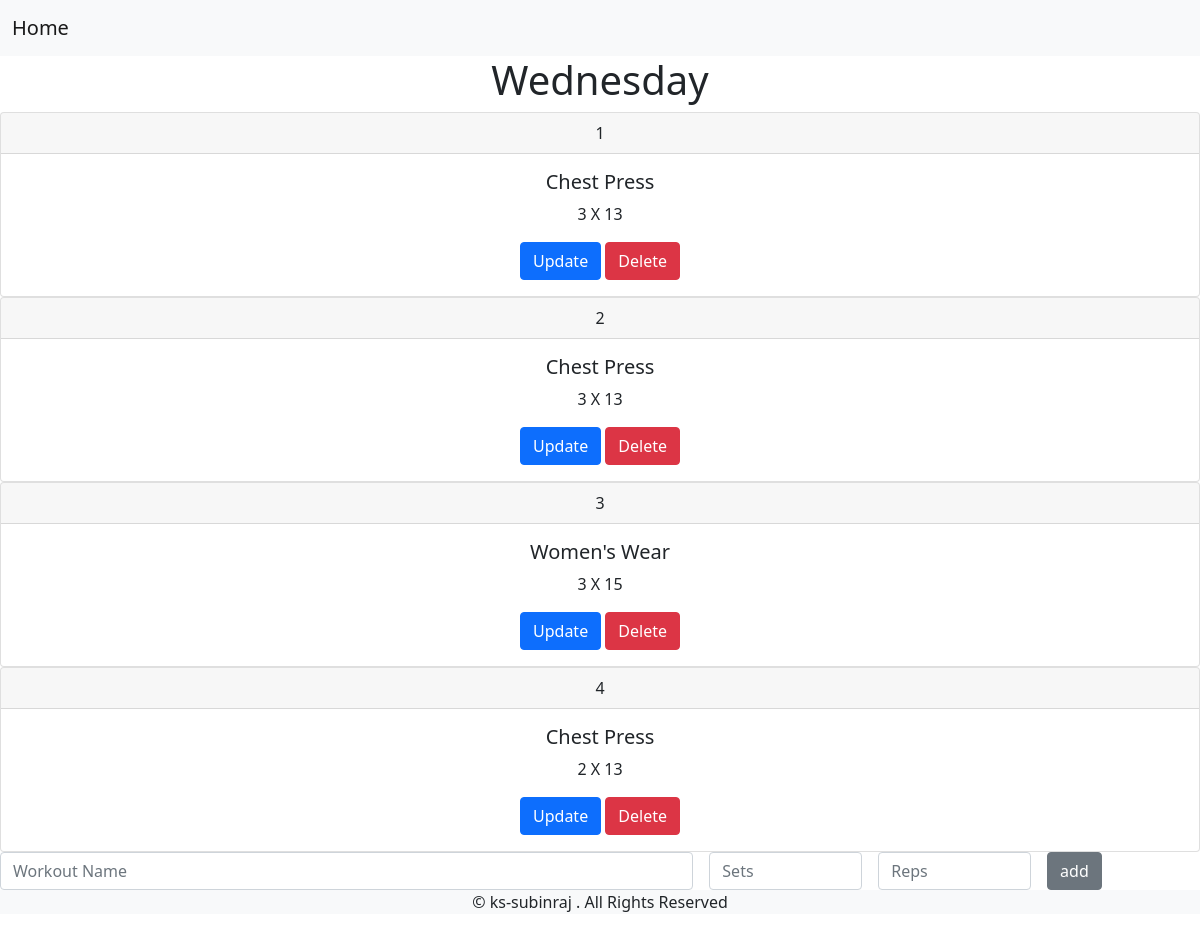
Page /wednesday on the earlier database version.
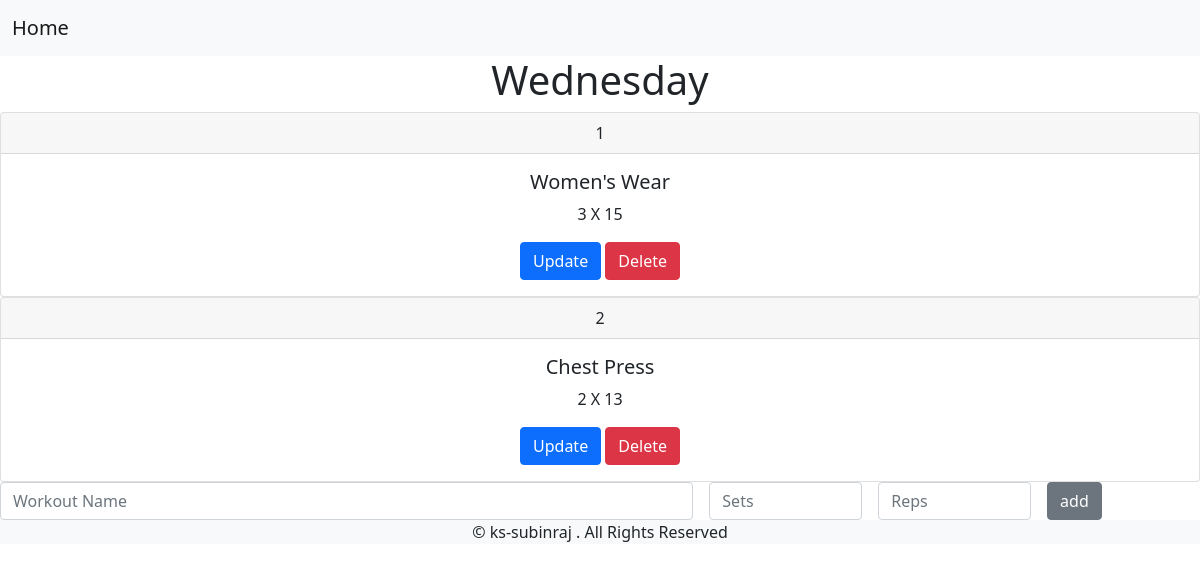
Same page on the later database version.
### fitapp/models.py (models this page shows)
class Workout(models.Model):
    Monday = 'monday'
    Tuesday = 'tuesday'
    Wednesday = 'wednesday'
    Thursday = 'thursday'
    Friday = 'friday'
    Saturday = 'saturday'
    Sunday = 'sunday'
    DAY_CHOICES = [
        (Monday, 'Monday'),
        (Tuesday, 'Tuesday'),
        (Wednesday, 'Wednesday'),
        (Thursday, 'Thursday'),
        (Friday, 'Friday'),
        (Saturday, 'Saturday'),
        (Sunday, 'Sunday')
    ]
    Day = models.CharField(
        max_length=10,
        choices=DAY_CHOICES,
        default=1,
    )
    slug = models.SlugField(max_length=100)
    name = models.CharField(max_length=100)
    sets = models.IntegerField(default=3)
    reps = models.IntegerField(default=15)

### fitapp/views.py (the view)
# urls.py: path('',views.main_page_view,name='main_page'),
def main_page_view(request,slug=None):
    obj = None
    if slug is not None:
        obj = Workout.objects.all().filter(slug=slug)
    return render(request,'main_page.html',{'obj':obj,'slug':slug})

### templates/main_page.html (shortened to what this page needs)
{% extends 'base.html' %}
{% block content %}
{% if obj %}
<h1 class="text-center">{{slug|title}}</h1>
{% for i in obj %}
<div class="card text-center">
  <div class="card-header">
    {{ forloop.counter }}
  </div>
  <div class="card-body">
    <h5 class="card-title">{{i.name}}</h5>
    <p class="card-text">{{i.sets}} X {{i.reps}}</p>
    <a href="{% url 'fitapp:update' i.id %}" class="btn btn-primary">Update</a>
    <a href="{% url 'fitapp:delete' i.id %}" class="btn btn-danger">Delete</a>
  </div>
</div>
{% endfor %}
{% endif %}
{% if obj %}
<form action="{% url 'fitapp:add_workout' %}" method="post" enctype="multipart/form-data">
<div class="row g-3">
  <div class="col-sm-7">
    <input type="text" name='name' class="form-control" placeholder="Workout Name" aria-label="Workout Name">
  </div>
  <div class="col-sm">
    <input type="text" name='sets' class="form-control" placeholder="Sets" aria-label="Sets">
  </div>
  <div class="col-sm">
    <input type="text" name='reps' class="form-control" placeholder="Reps" aria-label="Reps">
  </div>
  <div class="col-sm">
    <input class="btn btn-secondary" type='submit' value='add'>
  </div>
</div>
</form>
{% endif %}
{% endblock %}

Differences in the rows shown:
removed Workout: name "Chest Press", sets "3", reps "13"
removed Workout: name "Chest Press", sets "3", reps "13"
